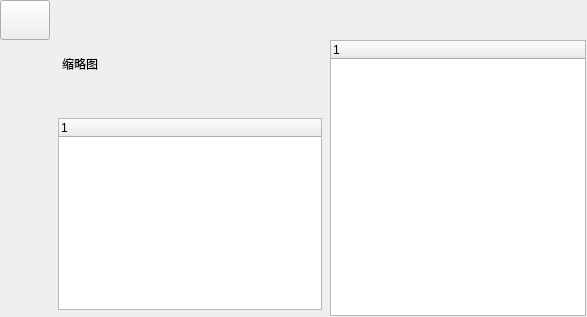
    <widget class="QWidget" name="centralWidget" native="true">
     <property name="styleSheet">
      <string notr="true"/>
     </property>
     <layout class="QGridLayout" name="gridLayout_4" rowstretch="0,0">
      <property name="leftMargin">
       <number>0</number>
      </property>
      <property name="topMargin">
       <number>0</number>
      </property>
      <property name="rightMargin">
       <number>0</number>
      </property>
      <property name="bottomMargin">
       <number>0</number>
      </property>
      <property name="spacing">
       <number>0</number>
      </property>
      <item row="0" column="0">
       <widget class="QWidget" name="tabBar" native="true">
        <property name="minimumSize">
         <size>
          <width>0</width>
          <height>40</height>
         </size>
        </property>
        <property name="maximumSize">
         <size>
          <width>16777215</width>
          <height>40</height>
         </size>
        </property>
        <widget class="QToolButton" name="pbMenuTabbar">
         <property name="geometry">
          <rect>
           <x>0</x>
           <y>0</y>
           <width>50</width>
           <height>40</height>
          </rect>
         </property>
         <property name="minimumSize">
          <size>
           <width>50</width>
           <height>40</height>
          </size>
         </property>
         <property name="maximumSize">
          <size>
           <width>50</width>
           <height>40</height>
          </size>
         </property>
         <property name="toolTip">
          <string>切换文档</string>
         </property>
         <property name="text">
          <string/>
         </property>
         <property name="icon">
          <iconset resource="mainres.qrc">
           <normaloff>:/res/images/menu.png</normaloff>:/res/images/menu.png</iconset>
         </property>
         <property name="popupMode">
          <enum>QToolButton::InstantPopup</enum>
         </property>
        </widget>
       </widget>
      </item>
      <item row="1" column="0">
       <widget class="QWidget" name="pageBar" native="true">
        <layout class="QGridLayout" name="gridLayout_6">
         <property name="leftMargin">
          <number>0</number>
         </property>
         <property name="topMargin">
          <number>0</number>
         </property>
         <property name="rightMargin">
          <number>0</number>
         </property>
         <property name="bottomMargin">
          <number>0</number>
         </property>
         <property name="horizontalSpacing">
          <number>0</number>
         </property>
         <item row="0" column="0">
          <layout class="QHBoxLayout" name="horizontalLayout_4" stretch="0">
           <property name="spacing">
            <number>0</number>
           </property>
           <item>
            <widget class="QWidget" name="leftWidget" native="true">
             <layout class="QGridLayout" name="gridLayout_7" columnstretch="0,0,0">
              <property name="leftMargin">
               <number>0</number>
              </property>
              <property name="topMargin">
               <number>0</number>
              </property>
              <property name="rightMargin">
               <number>1</number>
              </property>
              <property name="bottomMargin">
               <number>1</number>
              </property>
              <property name="horizontalSpacing">
               <number>0</number>
              </property>
              <item row="0" column="0">
               <widget class="QWidget" name="leftBar" native="true">
                <property name="minimumSize">
                 <size>
                  <width>50</width>
                  <height>0</height>
                 </size>
                </property>
                <property name="maximumSize">
                 <size>
                  <width>50</width>
                  <height>1677215</height>
                 </size>
                </property>
                <layout class="QGridLayout" name="gridLayout_8">
                 <property name="leftMargin">
                  <number>0</number>
                 </property>
                 <property name="topMargin">
                  <number>0</number>
                 </property>
                 <property name="rightMargin">
                  <number>0</number>
                 </property>
                 <property name="bottomMargin">
                  <number>0</number>
                 </property>
                 <item row="0" column="0">
                  <layout class="QVBoxLayout" name="verticalLayout">
                   <property name="spacing">
                    <number>6</number>
                   </property>
                   <property name="topMargin">
                    <number>32</number>
                   </property>
                   <item>
                    <widget class="QPushButton" name="pbSmallPic">
                     <property name="minimumSize">
                      <size>
                       <width>50</width>
                       <height>36</height>
                      </size>
                     </property>
                     <property name="maximumSize">
                      <size>
                       <width>50</width>
                       <height>36</height>
                      </size>
                     </property>
                     <property name="toolTip">
                      <string>缩略图</string>
                     </property>
                     <property name="text">
                      <string/>
                     </property>
                     <property name="icon">
                      <iconset resource="mainres.qrc">
                       <normaloff>:/res/images/suolvetu.png</normaloff>:/res/images/suolvetu.png</iconset>
                     </property>
                     <property name="iconSize">
                      <size>
                       <width>20</width>
                       <height>20</height>
                      </size>
                     </property>
                     <property name="flat">
                      <bool>true</bool>
                     </property>
                    </widget>
                   </item>
                   <item>
                    <widget class="QPushButton" name="pbAnno">
                     <property name="minimumSize">
                      <size>
                       <width>50</width>
                       <height>36</height>
                      </size>
                     </property>
                     <property name="maximumSize">
                      <size>
                       <width>50</width>
                       <height>36</height>
                      </size>
                     </property>
                     <property name="toolTip">
                      <string>注释</string>
                     </property>
                     <property name="text">
                      <string/>
                     </property>
                     <property name="icon">
                      <iconset resource="mainres.qrc">
                       <normaloff>:/res/images/anno.png</normaloff>:/res/images/anno.png</iconset>
                     </property>
                     <property name="iconSize">
                      <size>
                       <width>20</width>
                       <height>20</height>
                      </size>
                     </property>
                     <property name="flat">
                      <bool>true</bool>
                     </property>
                    </widget>
                   </item>
                   <item>
                    <widget class="QPushButton" name="pbStamp">
                     <property name="minimumSize">
                      <size>
                       <width>50</width>
                       <height>36</height>
                      </size>
                     </property>
                     <property name="maximumSize">
                      <size>
                       <width>50</width>
                       <height>36</height>
                      </size>
                     </property>
                     <property name="toolTip">
                      <string>印章</string>
                     </property>
                     <property name="text">
                      <string/>
                     </property>
                     <property name="icon">
                      <iconset resource="mainres.qrc">
                       <normaloff>:/res/images/stamp.png</normaloff>:/res/images/stamp.png</iconset>
                     </property>
                     <property name="iconSize">
                      <size>
                       <width>20</width>
                       <height>20</height>
                      </size>
                     </property>
                     <property name="flat">
                      <bool>true</bool>
                     </property>
                    </widget>
                   </item>
                   <item>
                    <widget class="QPushButton" name="pbAttachment">
                     <property name="minimumSize">
                      <size>
                       <width>50</width>
                       <height>36</height>
                      </size>
                     </property>
                     <property name="maximumSize">
                      <size>
                       <width>50</width>
                       <height>36</height>
                      </size>
                     </property>
                     <property name="toolTip">
                      <string>附件</string>
                     </property>
                     <property name="text">
                      <string/>
                     </property>
                     <property name="icon">
                      <iconset resource="mainres.qrc">
                       <normaloff>:/res/images/attachment.png</normaloff>:/res/images/attachment.png</iconset>
                     </property>
                     <property name="iconSize">
                      <size>
                       <width>20</width>
                       <height>20</height>
                      </size>
                     </property>
                     <property name="flat">
                      <bool>true</bool>
                     </property>
                    </widget>
                   </item>
                   <item>
                    <spacer name="verticalSpacer">
                     <property name="orientation">
                      <enum>Qt::Vertical</enum>
                     </property>
                     <property name="sizeHint" stdset="0">
                      <size>
                       <width>20</width>
                       <height>40</height>
                      </size>
                     </property>
                    </spacer>
                   </item>
                  </layout>
                 </item>
                </layout>
               </widget>
              </item>
              <item row="0" column="2">
               <widget class="QWidget" name="docmentView" native="true">
                <layout class="QGridLayout" name="gridLayout_12">
                 <property name="leftMargin">
                  <number>0</number>
                 </property>
                 <property name="topMargin">
                  <number>0</number>
                 </property>
                 <property name="rightMargin">
                  <number>0</number>
                 </property>
                 <property name="bottomMargin">
                  <number>0</number>
                 </property>
                 <item row="0" column="0">
                  <widget class="QTreeWidget" name="tw_Docment">
                   <column>
                    <property name="text">
                     <string notr="true">1</string>
                    </property>
                   </column>
                  </widget>
                 </item>
                </layout>
               </widget>
              </item>
              <item row="0" column="1">
               <widget class="QWidget" name="leftClient" native="true">
                <property name="minimumSize">
                 <size>
                  <width>280</width>
                  <height>0</height>
                 </size>
                </property>
                <property name="maximumSize">
                 <size>
                  <width>280</width>
                  <height>16777215</height>
                 </size>
                </property>
                <layout class="QGridLayout" name="gridLayout_9" rowstretch="0,0,0">
                 <property name="leftMargin">
                  <number>6</number>
                 </property>
                 <property name="topMargin">
                  <number>12</number>
                 </property>
                 <property name="rightMargin">
                  <number>6</number>
                 </property>
                 <property name="bottomMargin">
                  <number>0</number>
                 </property>
                 <property name="spacing">
                  <number>6</number>
                 </property>
                 <item row="0" column="0">
                  <widget class="QWidget" name="leftClient_titleBar" native="true">
                   <property name="minimumSize">
                    <size>
                     <width>280</width>
                     <height>24</height>
                    </size>
                   </property>
                   <property name="maximumSize">
                    <size>
                     <width>280</width>
                     <height>24</height>
                    </size>
                   </property>
                   <layout class="QGridLayout" name="gridLayout_10">
                    <property name="leftMargin">
                     <number>6</number>
                    </property>
                    <property name="topMargin">
                     <number>0</number>
                    </property>
                    <property name="rightMargin">
                     <number>6</number>
                    </property>
                    <property name="bottomMargin">
                     <number>0</number>
                    </property>
                    <item row="0" column="0">
                     <layout class="QHBoxLayout" name="horizontalLayout_6">
                      <item>
                       <widget class="QLabel" name="lLeftTitle">
                        <property name="text">
                         <string>缩略图</string>
                        </property>
                       </widget>
                      </item>
                      <item>
                       <spacer name="horizontalSpacer_7">
                        <property name="orientation">
                         <enum>Qt::Horizontal</enum>
                        </property>
                        <property name="sizeHint" stdset="0">
                         <size>
                          <width>40</width>
                          <height>20</height>
                         </size>
                        </property>
                       </spacer>
                      </item>
                      <item>
                       <widget class="QPushButton" name="pbLeftClient_Close">
                        <property name="minimumSize">
                         <size>
                          <width>40</width>
                          <height>20</height>
                         </size>
                        </property>
                        <property name="maximumSize">
                         <size>
                          <width>40</width>
                          <height>20</height>
                         </size>
                        </property>
                        <property name="text">
                         <string/>
                        </property>
                        <property name="icon">
                         <iconset resource="mainres.qrc">
                          <normaloff>:/res/images/close.png</normaloff>:/res/images/close.png</iconset>
                        </property>
                        <property name="flat">
                         <bool>true</bool>
                        </property>
                       </widget>
                      </item>
                     </layout>
                    </item>
                   </layout>
                  </widget>
                 </item>
                 <item row="2" column="0">
                  <widget class="QWidget" name="leftClient_Client" native="true">
                   <layout class="QGridLayout" name="gridLayout_5">
                    <property name="leftMargin">
                     <number>2</number>
                    </property>
                    <property name="topMargin">
                     <number>0</number>
                    </property>
                    <property name="rightMargin">
                     <number>2</number>
                    </property>
                    <property name="bottomMargin">
                     <number>6</number>
                    </property>
                    <property name="spacing">
                     <number>0</number>
                    </property>
                    <item row="0" column="0">
                     <widget class="QTreeWidget" name="tw_LeftClient">
                      <column>
                       <property name="text">
                        <string notr="true">1</string>
                       </property>
                      </column>
                     </widget>
                    </item>
                   </layout>
                  </widget>
                 </item>
                 <item row="1" column="0">
                  <widget class="QWidget" name="leftClient_ToolBar" native="true">
                   <property name="minimumSize">
                    <size>
                     <width>0</width>
                     <height>30</height>
                    </size>
                   </property>
                   <property name="maximumSize">
                    <size>
                     <width>16777215</width>
                     <height>30</height>
                    </size>
                   </property>
                   <layout class="QGridLayout" name="gridLayout_11" rowstretch="0">
                    <property name="leftMargin">
                     <number>0</number>
                    </property>
                    <property name="topMargin">
                     <number>0</number>
                    </property>
                    <property name="rightMargin">
                     <number>6</number>
                    </property>
                    <property name="bottomMargin">
                     <number>0</number>
                    </property>
                    <property name="spacing">
                     <number>0</number>
                    </property>
                   </layout>
                  </widget>
                 </item>
                </layout>
               </widget>
              </item>
             </layout>
            </widget>
           </item>
          </layout>
         </item>
        </layout>
       </widget>
      </item>
     </layout>
    </widget>
